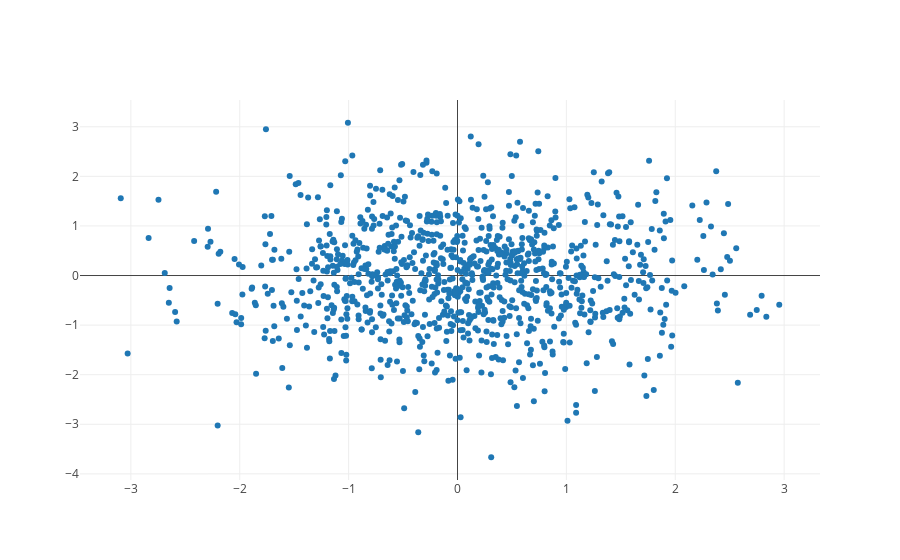

The code cell stored with this chart in its notebook:
### Code cell
# Scatter plot of 1000 random points
random_x = np.random.randn(1000)
random_y = np.random.randn(1000)

# Create a trace
trace = go.Scatter(
    x = random_x,
    y = random_y,
    mode = 'markers'
)

fig = [trace]
iplot(fig)

### Figure 1 — Plotly figure (JSON) as saved in the notebook; plotly's stock layout.template omitted (floating-point values rounded to 4 significant figures; data arrays with more than 128 entries replaced by an {"elided": "..."} marker saying what was removed)
{"data": [{"mode": "markers", "type": "scatter", "uid": "504dad35-aa4b-4fba-a59b-63819412d46e", "x": {"elided": "1000 float values"}, "y": {"elided": "1000 float values"}}], "layout": {}}
